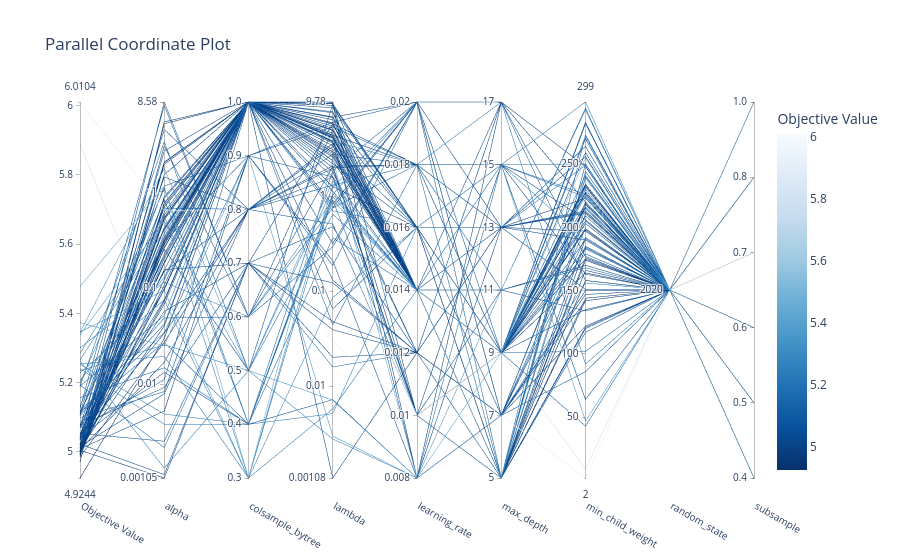

The code cell stored with this chart in its notebook:
### Code cell
# Plotting Parallel Coordinate Plot
fig_parallel = optuna.visualization.plot_parallel_coordinate(study)
fig_parallel.show()
